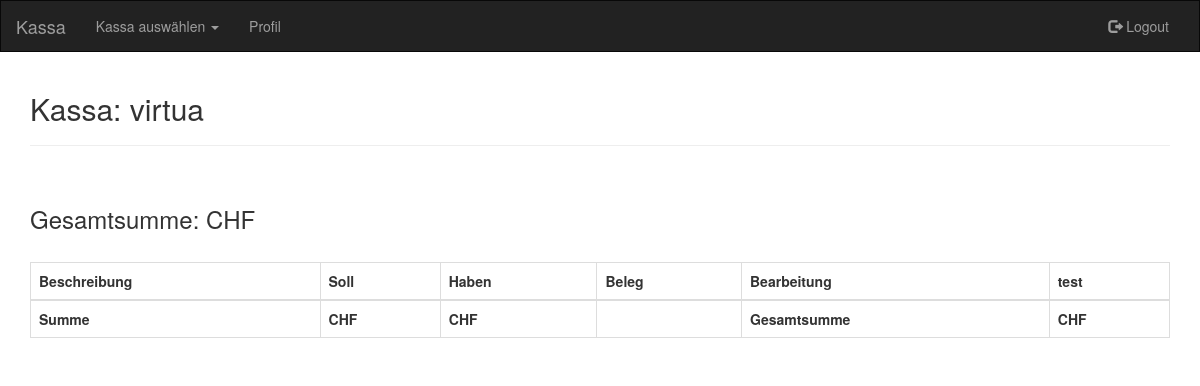
The app's page /virtua.php (signed in), older data.
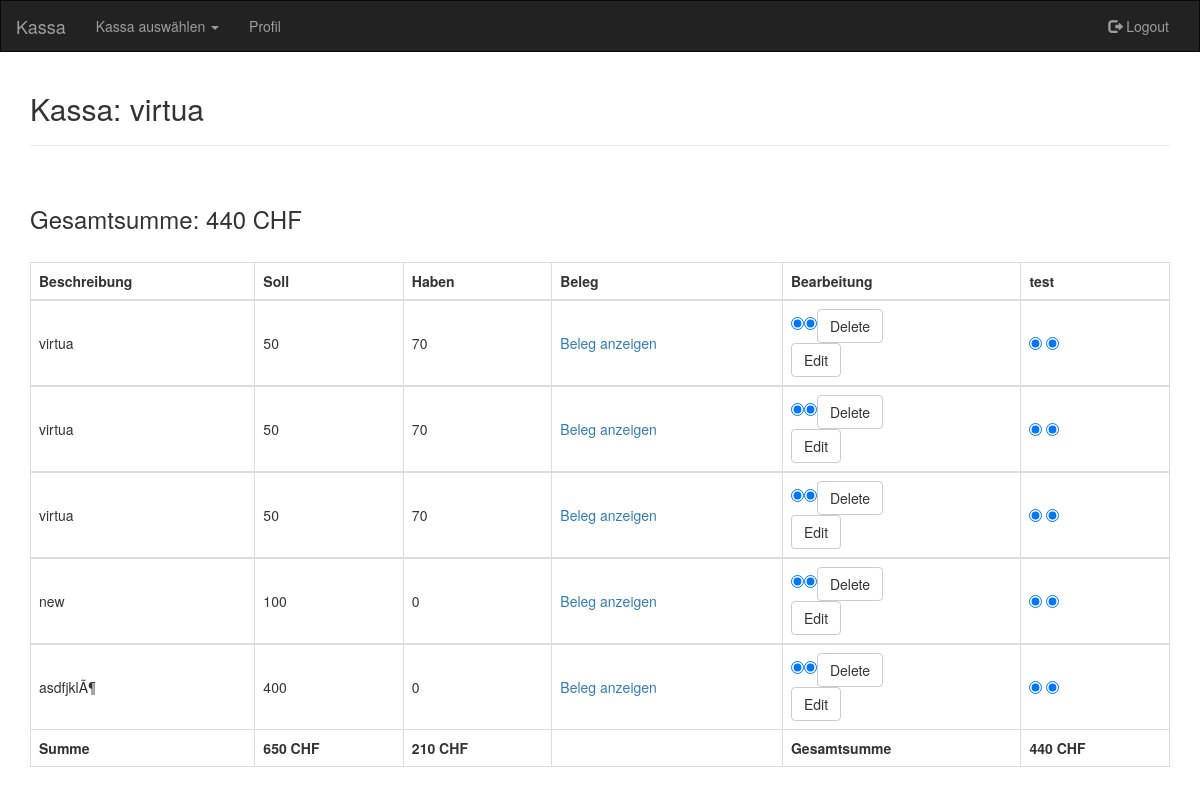
The same page, newer data.
### tables this page shows
CREATE TABLE `virtua` (
  `id` int(10) NOT NULL,
  `beschreibung` varchar(255) NOT NULL,
  `soll` int(11) NOT NULL,
  `haben` int(11) NOT NULL,
  `file` varchar(100) NOT NULL,
  `type` varchar(30) NOT NULL,
  `size` int(11) NOT NULL
);

### virtua.php (the view, shortened to what this page needs)
<?php
	include("connection.php");
?>
<!DOCTYPE html>
<html lang="de">
<head>
  <link rel="stylesheet" href="https://maxcdn.bootstrapcdn.com/bootstrap/3.3.7/css/bootstrap.min.css">
</head>
<body>
<nav class="navbar navbar-inverse">
  <div class="container-fluid">
    <div class="navbar-header">
      <a class="navbar-brand" href="kassa.php">Kassa</a>
    </div>
    <div class="collapse navbar-collapse" id="myNavbar">
      <ul class="nav navbar-nav">
        <li class="dropdown">
          <a class="dropdown-toggle" data-toggle="dropdown" href="#">Kassa auswählen <span class="caret"></span></a>
        </li>
        <li><a href="#">Profil</a></li>
      </ul>
      <ul class="nav navbar-nav navbar-right">
        <li><a href="logout.php"><span class="glyphicon glyphicon-log-out"></span> Logout</a></li>
      </ul>
    </div>
  </div>
</nav>
<?php
	$datenbankname = basename(__FILE__, '.php');
?>
<div class="container">
		<h2> Kassa: <?php echo $datenbankname; ?> </h2>
		<hr>
				<?php
				$sql="SELECT sum(soll)-sum(haben) as totalsollhaben FROM $datenbankname;";
				$result_set=mysqli_query($db, $sql);
				while ($row = mysqli_fetch_assoc($result_set))
				{?>
					<h3>Gesamtsumme: <?php echo $row['totalsollhaben']; ?> CHF</h3>
				  <?php
				}
		?>
				<table class="table table-bordered">
				<thead>
				<tr>
					<th id="thbeschreibung">Beschreibung</th>
					<th>Soll</th>
					<th>Haben</th>
					<th>Beleg</th>
					<th>Bearbeitung</th>
					<th>test</th>
				</tr>
				</thead>
				<?php
				$sql="SELECT * FROM virtua ORDER BY id DESC";
				$result_set=mysqli_query($db, $sql);
				while($row=mysqli_fetch_array($result_set))
				{
					?>
						<tbody>
						<tr style="height: 65px">
							<td id="tdbeschreibung" style="vertical-align: middle;"><?php echo $row['beschreibung'] ?></td>
							<td style="vertical-align: middle;"><?php echo $row['soll'] ?></td>
							<td style="vertical-align: middle;"><?php echo $row['haben'] ?></td>
							<td style="vertical-align: middle;"><a href="uploads/<?php echo $row['file'] ?>">Beleg anzeigen</a></td>
							<td style="vertical-align: middle;"><form action="todelete.php" method="post"><input type="radio" value="<?php echo $row['id'] ?>" name="iddelete" checked="checked"></input><input type="radio" value="<?php echo $datenbankname ?>" name="datenbankname" checked="checked"></input><button type="submit" class="btn btn-default">Delete</button></form><form action="toedit.php" method="post"><button type="submit" class="btn btn-default">Edit</button></td>
							<td style="vertical-align: middle;"><input type="radio" value="<?php echo $row['id'] ?>" name="idedit" checked="checked"></input>
							<input type="radio" value="<?php echo $datenbankname ?>" name="datenbankname" checked="checked"></input></form></td>
						</tr>
						</tbody>
					<?php
				}
				?>
				<?php
				$sql="SELECT sum(soll) as totalsoll FROM virtua";
				$result_set=mysqli_query($db, $sql);
				while ($row = mysqli_fetch_assoc($result_set))
				{?>
				<tfoot>
				<tr id="summe">
				<th>Summe</th>
					<th><?php echo $row['totalsoll']; ?> CHF</th>
				  <?php
				}
				$sql="SELECT sum(haben) as totalhaben FROM virtua";
				$result_set=mysqli_query($db, $sql);
				while ($row = mysqli_fetch_assoc($result_set))
				{?>
					<th><?php echo $row['totalhaben']; ?> CHF</th>
				  <?php
				}?>
				<th></th>
				<th>Gesamtsumme</th>
				<?php
				$sql="SELECT sum(soll)-sum(haben) as totalsollhaben FROM virtua";
				$result_set=mysqli_query($db, $sql);
				while ($row = mysqli_fetch_assoc($result_set))
				{?>
					<th><?php echo $row['totalsollhaben']; ?> CHF</th>
				  <?php
				}
				?>
				</tr>
				</tfoot>
			</table>
</div>
</body>
</html>

### virtua.php (style rules this page uses)
h3 { margin-bottom: 30px; margin-top: 60px; }
nav.navbar { border-radius: 0px; }

Row changes from the older to the newer data that the page shows:
added virtua: beschreibung "virtua", soll "50", haben "70"
added virtua: beschreibung "virtua", soll "50", haben "70"
added virtua: beschreibung "virtua", soll "50", haben "70"
added virtua: beschreibung "new", soll "100", haben "0"
added virtua: beschreibung "asdfjklÃ¶", soll "400", haben "0"
Text that changed along with them:
new list line: "Gesamtsumme: 440 CHF"
new list line: "Summe 650 CHF"
new list line: "210 CHF"
new list line: "440 CHF"
list line gone: "Gesamtsumme: CHF"
list line gone: "Summe CHF"
list line gone: "CHF"
